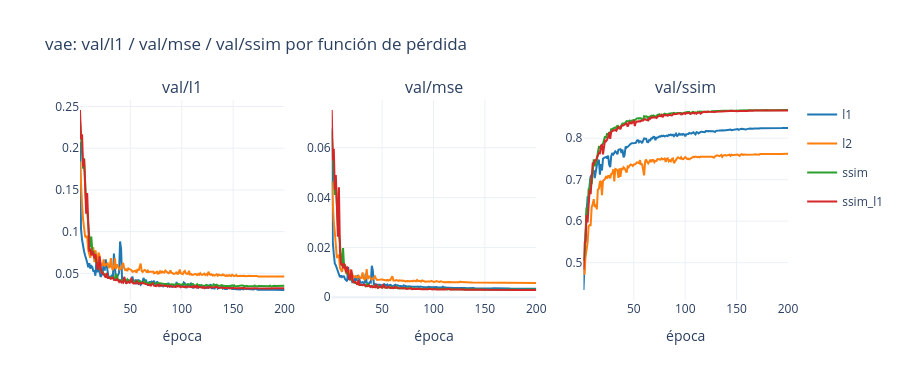
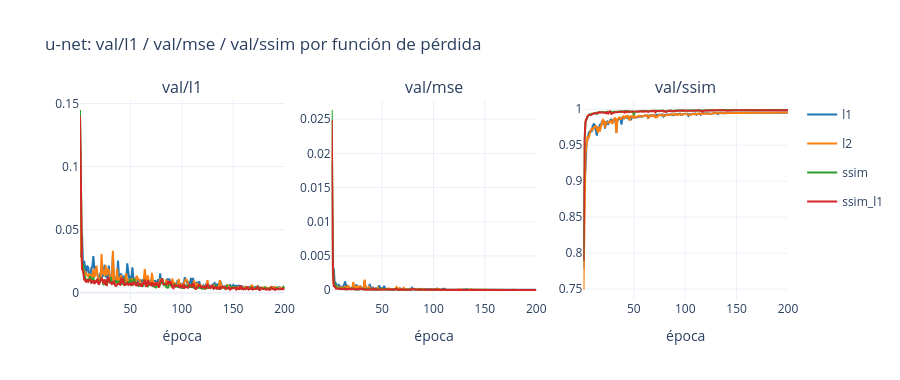

Here is the notebook cell these charts were saved with, in order:
### Code cell
# Métricas comunes de validación (misma escala para las 4 pérdidas)
for model in wu.MODELS:
    log_and_show(analysis_run, f"curves/{model}_common_metrics", fig=wu.loss_curves_figure(runs, model))

### Figure 1 — Plotly figure (JSON) as saved in the notebook; plotly's stock layout.template omitted (floating-point values rounded to 4 significant figures; data arrays with more than 128 entries replaced by an {"elided": "..."} marker saying what was removed)
{"data": [{"legendgroup": "l1", "line": {"color": "#1f77b4"}, "mode": "lines", "name": "l1", "showlegend": true, "type": "scatter", "x": {"elided": "200 int values"}, "xaxis": "x", "y": {"elided": "200 float values"}, "yaxis": "y"}, {"legendgroup": "l2", "line": {"color": "#ff7f0e"}, "mode": "lines", "name": "l2", "showlegend": true, "type": "scatter", "x": {"elided": "200 int values"}, "xaxis": "x", "y": {"elided": "200 float values"}, "yaxis": "y"}, {"legendgroup": "ssim", "line": {"color": "#2ca02c"}, "mode": "lines", "name": "ssim", "showlegend": true, "type": "scatter", "x": {"elided": "200 int values"}, "xaxis": "x", "y": {"elided": "200 float values"}, "yaxis": "y"}, {"legendgroup": "ssim_l1", "line": {"color": "#d62728"}, "mode": "lines", "name": "ssim_l1", "showlegend": true, "type": "scatter", "x": {"elided": "200 int values"}, "xaxis": "x", "y": {"elided": "200 float values"}, "yaxis": "y"}, {"legendgroup": "l1", "line": {"color": "#1f77b4"}, "mode": "lines", "name": "l1", "showlegend": false, "type": "scatter", "x": {"elided": "200 int values"}, "xaxis": "x2", "y": {"elided": "200 float values"}, "yaxis": "y2"}, {"legendgroup": "l2", "line": {"color": "#ff7f0e"}, "mode": "lines", "name": "l2", "showlegend": false, "type": "scatter", "x": {"elided": "200 int values"}, "xaxis": "x2", "y": {"elided": "200 float values"}, "yaxis": "y2"}, {"legendgroup": "ssim", "line": {"color": "#2ca02c"}, "mode": "lines", "name": "ssim", "showlegend": false, "type": "scatter", "x": {"elided": "200 int values"}, "xaxis": "x2", "y": {"elided": "200 float values"}, "yaxis": "y2"}, {"legendgroup": "ssim_l1", "line": {"color": "#d62728"}, "mode": "lines", "name": "ssim_l1", "showlegend": false, "type": "scatter", "x": {"elided": "200 int values"}, "xaxis": "x2", "y": {"elided": "200 float values"}, "yaxis": "y2"}, {"legendgroup": "l1", "line": {"color": "#1f77b4"}, "mode": "lines", "name": "l1", "showlegend": false, "type": "scatter", "x": {"elided": "200 int values"}, "xaxis": "x3", "y": {"elided": "200 float values"}, "yaxis": "y3"}, {"legendgroup": "l2", "line": {"color": "#ff7f0e"}, "mode": "lines", "name": "l2", "showlegend": false, "type": "scatter", "x": {"elided": "200 int values"}, "xaxis": "x3", "y": {"elided": "200 float values"}, "yaxis": "y3"}, {"legendgroup": "ssim", "line": {"color": "#2ca02c"}, "mode": "lines", "name": "ssim", "showlegend": false, "type": "scatter", "x": {"elided": "200 int values"}, "xaxis": "x3", "y": {"elided": "200 float values"}, "yaxis": "y3"}, {"legendgroup": "ssim_l1", "line": {"color": "#d62728"}, "mode": "lines", "name": "ssim_l1", "showlegend": false, "type": "scatter", "x": {"elided": "200 int values"}, "xaxis": "x3", "y": {"elided": "200 float values"}, "yaxis": "y3"}], "layout": {"annotations": [{"font": {"size": 16}, "showarrow": false, "text": "val/l1", "x": 0.1444, "xanchor": "center", "xref": "paper", "y": 1, "yanchor": "bottom", "yref": "paper"}, {"font": {"size": 16}, "showarrow": false, "text": "val/mse", "x": 0.5, "xanchor": "center", "xref": "paper", "y": 1, "yanchor": "bottom", "yref": "paper"}, {"font": {"size": 16}, "showarrow": false, "text": "val/ssim", "x": 0.8556, "xanchor": "center", "xref": "paper", "y": 1, "yanchor": "bottom", "yref": "paper"}], "height": 380, "title": {"text": "vae: val/l1 / val/mse / val/ssim por función de pérdida"}, "xaxis": {"anchor": "y", "domain": [0, 0.2889], "title": {"text": "época"}}, "xaxis2": {"anchor": "y2", "domain": [0.3556, 0.6444], "title": {"text": "época"}}, "xaxis3": {"anchor": "y3", "domain": [0.7111, 1], "title": {"text": "época"}}, "yaxis": {"anchor": "x", "domain": [0, 1]}, "yaxis2": {"anchor": "x2", "domain": [0, 1]}, "yaxis3": {"anchor": "x3", "domain": [0, 1]}}}

### Figure 2 — Plotly figure (JSON) as saved in the notebook; plotly's stock layout.template omitted (floating-point values rounded to 4 significant figures; data arrays with more than 128 entries replaced by an {"elided": "..."} marker saying what was removed)
{"data": [{"legendgroup": "l1", "line": {"color": "#1f77b4"}, "mode": "lines", "name": "l1", "showlegend": true, "type": "scatter", "x": {"elided": "200 int values"}, "xaxis": "x", "y": {"elided": "200 float values"}, "yaxis": "y"}, {"legendgroup": "l2", "line": {"color": "#ff7f0e"}, "mode": "lines", "name": "l2", "showlegend": true, "type": "scatter", "x": {"elided": "200 int values"}, "xaxis": "x", "y": {"elided": "200 float values"}, "yaxis": "y"}, {"legendgroup": "ssim", "line": {"color": "#2ca02c"}, "mode": "lines", "name": "ssim", "showlegend": true, "type": "scatter", "x": {"elided": "200 int values"}, "xaxis": "x", "y": {"elided": "200 float values"}, "yaxis": "y"}, {"legendgroup": "ssim_l1", "line": {"color": "#d62728"}, "mode": "lines", "name": "ssim_l1", "showlegend": true, "type": "scatter", "x": {"elided": "200 int values"}, "xaxis": "x", "y": {"elided": "200 float values"}, "yaxis": "y"}, {"legendgroup": "l1", "line": {"color": "#1f77b4"}, "mode": "lines", "name": "l1", "showlegend": false, "type": "scatter", "x": {"elided": "200 int values"}, "xaxis": "x2", "y": {"elided": "200 float values"}, "yaxis": "y2"}, {"legendgroup": "l2", "line": {"color": "#ff7f0e"}, "mode": "lines", "name": "l2", "showlegend": false, "type": "scatter", "x": {"elided": "200 int values"}, "xaxis": "x2", "y": {"elided": "200 float values"}, "yaxis": "y2"}, {"legendgroup": "ssim", "line": {"color": "#2ca02c"}, "mode": "lines", "name": "ssim", "showlegend": false, "type": "scatter", "x": {"elided": "200 int values"}, "xaxis": "x2", "y": {"elided": "200 float values"}, "yaxis": "y2"}, {"legendgroup": "ssim_l1", "line": {"color": "#d62728"}, "mode": "lines", "name": "ssim_l1", "showlegend": false, "type": "scatter", "x": {"elided": "200 int values"}, "xaxis": "x2", "y": {"elided": "200 float values"}, "yaxis": "y2"}, {"legendgroup": "l1", "line": {"color": "#1f77b4"}, "mode": "lines", "name": "l1", "showlegend": false, "type": "scatter", "x": {"elided": "200 int values"}, "xaxis": "x3", "y": {"elided": "200 float values"}, "yaxis": "y3"}, {"legendgroup": "l2", "line": {"color": "#ff7f0e"}, "mode": "lines", "name": "l2", "showlegend": false, "type": "scatter", "x": {"elided": "200 int values"}, "xaxis": "x3", "y": {"elided": "200 float values"}, "yaxis": "y3"}, {"legendgroup": "ssim", "line": {"color": "#2ca02c"}, "mode": "lines", "name": "ssim", "showlegend": false, "type": "scatter", "x": {"elided": "200 int values"}, "xaxis": "x3", "y": {"elided": "200 float values"}, "yaxis": "y3"}, {"legendgroup": "ssim_l1", "line": {"color": "#d62728"}, "mode": "lines", "name": "ssim_l1", "showlegend": false, "type": "scatter", "x": {"elided": "200 int values"}, "xaxis": "x3", "y": {"elided": "200 float values"}, "yaxis": "y3"}], "layout": {"annotations": [{"font": {"size": 16}, "showarrow": false, "text": "val/l1", "x": 0.1444, "xanchor": "center", "xref": "paper", "y": 1, "yanchor": "bottom", "yref": "paper"}, {"font": {"size": 16}, "showarrow": false, "text": "val/mse", "x": 0.5, "xanchor": "center", "xref": "paper", "y": 1, "yanchor": "bottom", "yref": "paper"}, {"font": {"size": 16}, "showarrow": false, "text": "val/ssim", "x": 0.8556, "xanchor": "center", "xref": "paper", "y": 1, "yanchor": "bottom", "yref": "paper"}], "height": 380, "title": {"text": "u-net: val/l1 / val/mse / val/ssim por función de pérdida"}, "xaxis": {"anchor": "y", "domain": [0, 0.2889], "title": {"text": "época"}}, "xaxis2": {"anchor": "y2", "domain": [0.3556, 0.6444], "title": {"text": "época"}}, "xaxis3": {"anchor": "y3", "domain": [0.7111, 1], "title": {"text": "época"}}, "yaxis": {"anchor": "x", "domain": [0, 1]}, "yaxis2": {"anchor": "x2", "domain": [0, 1]}, "yaxis3": {"anchor": "x3", "domain": [0, 1]}}}
